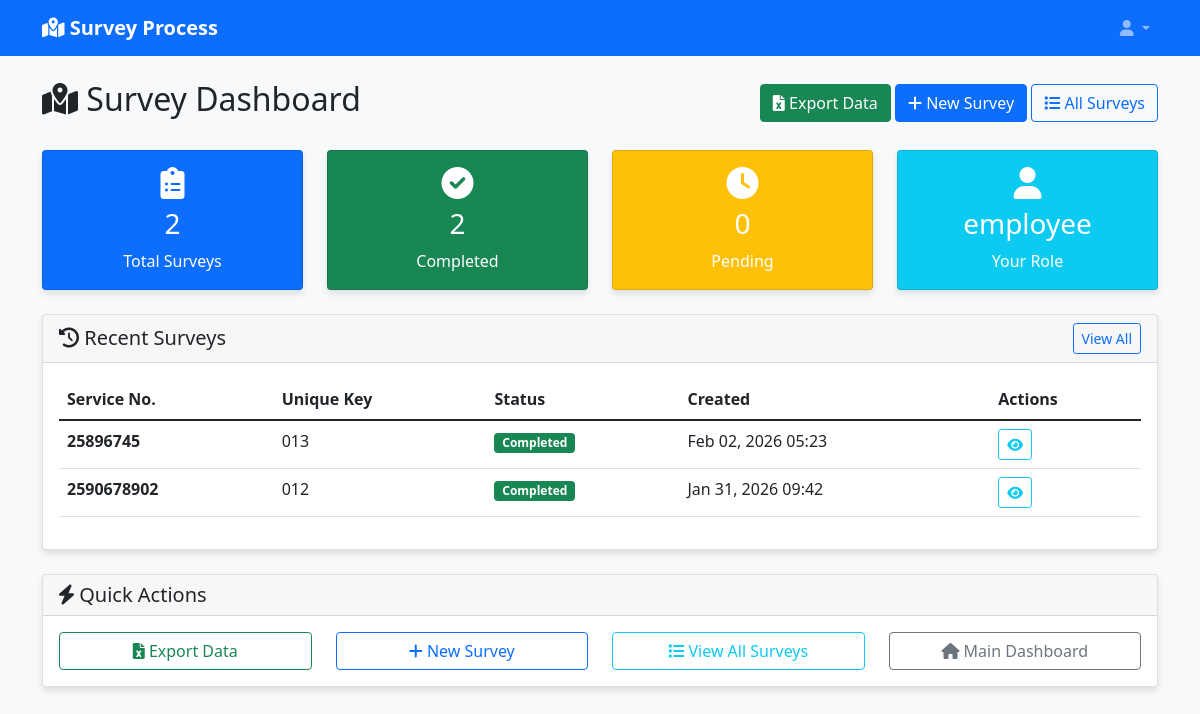
/survey/ (signed in), run on an earlier commit of the app's database.
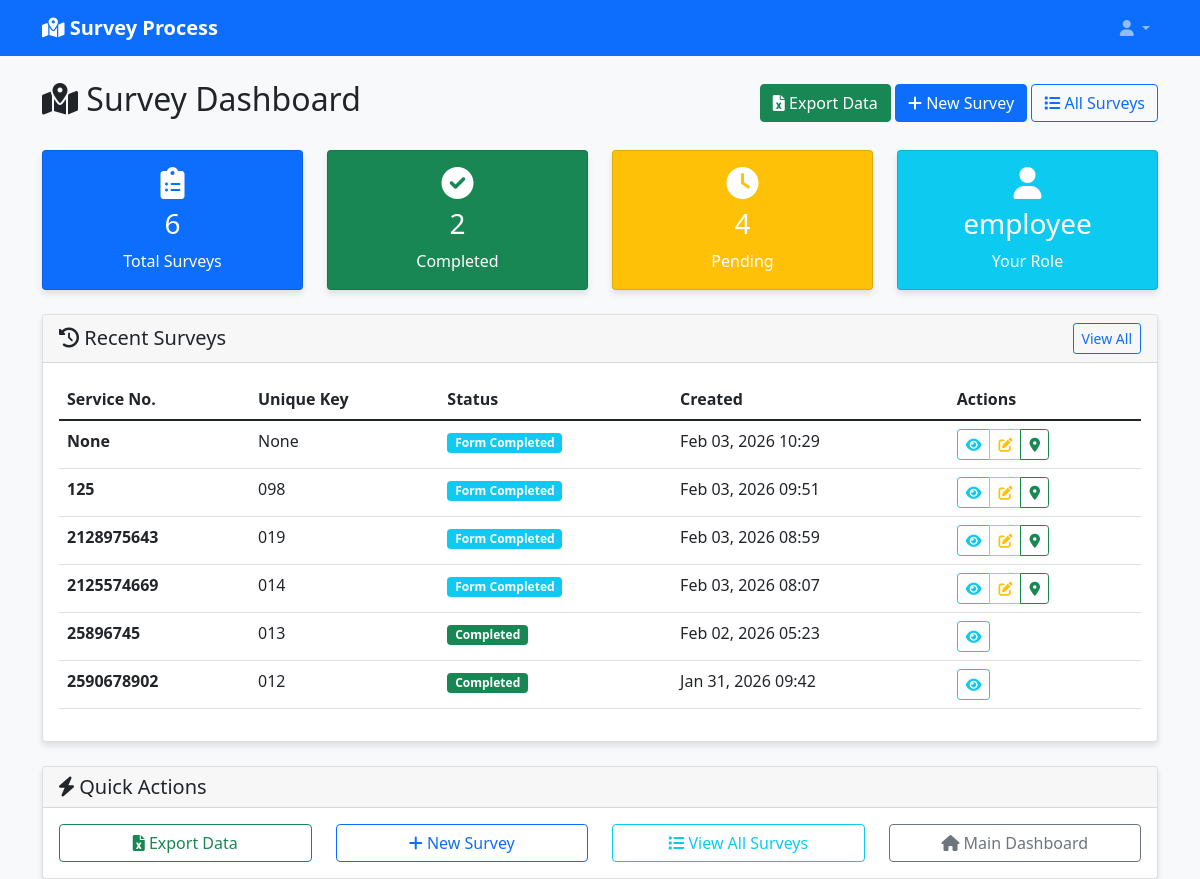
And on a later commit of the database.
### users/models.py (models this page shows, shortened)
class CustomUser(AbstractUser):
    emp_name = models.CharField(max_length=100, verbose_name="Employee Name")
    emp_code = models.CharField(max_length=20, unique=True, verbose_name="Employee Code")
    mobile_no = models.CharField(max_length=15, verbose_name="Mobile Number")
    report_to = models.ForeignKey(
        'self',
        on_delete=models.SET_NULL,
        null=True,
        blank=True,
        verbose_name="Reports To"
    )
    image = models.ImageField(upload_to='user_images/', blank=True, null=True, verbose_name="Profile Image")
    ROLE_CHOICES = [
        ('assistant_project_manager', 'Assistant Project Manager'),
        ('circle_manager', 'Circle Manager'),
        ('team_leader', 'Team Leader'),
        ('back_office_head', 'Back Office Head'),
        ('back_office', 'Back Office'),
        ('accountant', 'Accountant'),
        ('flying_officer_sspl', 'Flying Officer SSPL'),
        ('revenue_officer', 'Revenue Officer'),
        ('zone_commissioner', 'Zone Commissioner'),
        ('revenue_inspector', 'Revenue Inspector'),
        ('surveyor', 'Surveyor'),
        ('tax_collector', 'Tax Collector'),
        ('tele_caller', 'Tele Caller'),
        ('mis', 'MIS'),
        ('counter', 'Counter'),
        ('commissioner', 'Commissioner'),
        ('oswal', 'Oswal'),
        ('ulb_admin', 'ULB Admin'),
        ('qr_installer', 'QR Installer'),
        ('dc_revenue_first', 'DC Revenue First'),
        ('ro_revenue_first', 'RO Revenue First'),
        ('testt', 'TESTT'),
    ]
    role = models.CharField(
        max_length=30,
        choices=ROLE_CHOICES,
        default='back_office',
        verbose_name="Role"
    )
    first_name = models.CharField(max_length=30, blank=False)
    last_name = models.CharField(max_length=30, blank=False)
    email = models.EmailField(unique=True, blank=False)
    class Meta:
        verbose_name = "User"
        verbose_name_plural = "Users"

### survey_process/models.py (models this page shows, shortened)
class Survey(models.Model):
    SURVEY_STATUS_CHOICES = [
        ('draft', 'Draft'),
        ('form_completed', 'Form Completed'),
        ('geotagged', 'Geotagged'),
        ('completed', 'Completed'),
        ('verified', 'Verified'),
        ('rejected', 'Rejected'),
    ]
    survey_id = models.UUIDField(default=uuid.uuid4, editable=False, unique=True)
    survey_number = models.CharField(max_length=50, unique=True, blank=True, null=True, verbose_name="Survey Number")
    service_no = models.CharField(max_length=50, blank=True, null=True, verbose_name="Service Number")
    unique_key = models.CharField(max_length=100, blank=True, null=True, verbose_name="Unique Key")
    status = models.CharField(max_length=20, choices=SURVEY_STATUS_CHOICES, default='draft')
    surveyor = models.ForeignKey(User, on_delete=models.CASCADE, related_name='surveys')
    created_at = models.DateTimeField(auto_now_add=True)
    updated_at = models.DateTimeField(auto_now=True)
    completed_at = models.DateTimeField(null=True, blank=True)
    TAX_PAID_CHOICES = [
        ('', 'Select Tax Status'),
        ('yes', 'Yes'),
        ('no', 'No'),
        ('partial', 'Partial'),
    ]
    ONE_TIME_PAID_CHOICES = [
        ('', 'Select One Time Payment'),
        ('yes', 'Yes'),
        ('no', 'No'),
    ]
    tax_paid = models.CharField(max_length=10, choices=TAX_PAID_CHOICES, blank=True)
    one_time_paid = models.CharField(max_length=10, choices=ONE_TIME_PAID_CHOICES, blank=True)
    MULTI_STORAGE_CHOICES = [
        ('', 'Select Multi Storage'),
        ('yes', 'Yes'),
        ('no', 'No'),
    ]
    EX_PARTY_CHOICES = [
        ('', 'Select Ex Party'),
        ('yes', 'Yes'),
        ('no', 'No'),
    ]
    multi_storage_complex = models.CharField(max_length=10, choices=MULTI_STORAGE_CHOICES, blank=True)
    is_ex_party = models.CharField(max_length=10, choices=EX_PARTY_CHOICES, blank=True)
    surveyor_notes = models.TextField(blank=True, verbose_name="Surveyor Notes")
    verification_notes = models.TextField(blank=True, verbose_name="Verification Notes")
    class Meta:
        verbose_name = "Survey"
        verbose_name_plural = "Surveys"
        ordering = ['-created_at']

### survey_process/views.py (the view)
# urls.py: path('', views.survey_dashboard, name='dashboard'),
@login_required
def survey_dashboard(request):
    allowed_roles = ['tax_collector', 'surveyor', 'revenue_inspector', 'commissioner', 'zone_commissioner']
    if request.user.role not in allowed_roles and not request.user.is_staff:
        messages.error(request, 'You do not have permission to access the survey module.')
        return redirect('dashboard')
    user_surveys = Survey.objects.filter(surveyor=request.user).order_by('-created_at')[:10]
    total_surveys = Survey.objects.filter(surveyor=request.user).count()
    completed_surveys = Survey.objects.filter(surveyor=request.user, status='completed').count()
    pending_surveys = Survey.objects.filter(surveyor=request.user, status__in=['draft', 'form_completed', 'geotagged']).count()
    context = {
        'user_surveys': user_surveys,
        'total_surveys': total_surveys,
        'completed_surveys': completed_surveys,
        'pending_surveys': pending_surveys,
    }
    return render(request, 'survey_process/dashboard.html', context)

### survey_process/templates/survey_process/dashboard.html (shortened to what this page needs)
{% extends 'survey_process/base.html' %}
{% block content %}
<div class="row">
    <div class="col-12">
        <div class="d-flex justify-content-between align-items-center mb-4">
            <h2><i class="fas fa-map-marked-alt"></i> Survey Dashboard</h2>
            <div>
                <a href="{% url 'survey_process:export_survey_data' %}" class="btn btn-success">
                    <i class="fas fa-file-excel"></i> Export Data
                </a>
                <a href="{% url 'survey_process:create_survey' %}" class="btn btn-primary">
                    <i class="fas fa-plus"></i> New Survey
                </a>
                <a href="{% url 'survey_process:survey_list' %}" class="btn btn-outline-primary">
                    <i class="fas fa-list"></i> All Surveys
                </a>
            </div>
        </div>
    </div>
</div>
<div class="row mb-4">
    <div class="col-md-3">
        <div class="card bg-primary text-white">
            <div class="card-body text-center">
                <i class="fas fa-clipboard-list fa-2x mb-2"></i>
                <h3>{{ total_surveys }}</h3>
                <p class="mb-0">Total Surveys</p>
            </div>
        </div>
    </div>
    <div class="col-md-3">
        <div class="card bg-success text-white">
            <div class="card-body text-center">
                <i class="fas fa-check-circle fa-2x mb-2"></i>
                <h3>{{ completed_surveys }}</h3>
                <p class="mb-0">Completed</p>
            </div>
        </div>
    </div>
    <div class="col-md-3">
        <div class="card bg-warning text-white">
            <div class="card-body text-center">
                <i class="fas fa-clock fa-2x mb-2"></i>
                <h3>{{ pending_surveys }}</h3>
                <p class="mb-0">Pending</p>
            </div>
        </div>
    </div>
    <div class="col-md-3">
        <div class="card bg-info text-white">
            <div class="card-body text-center">
                <i class="fas fa-user fa-2x mb-2"></i>
                <h3>{{ user.get_role_display }}</h3>
                <p class="mb-0">Your Role</p>
            </div>
        </div>
    </div>
</div>
<div class="row">
    <div class="col-12">
        <div class="card">
            <div class="card-header d-flex justify-content-between align-items-center">
                <h5 class="mb-0"><i class="fas fa-history"></i> Recent Surveys</h5>
                <a href="{% url 'survey_process:survey_list' %}" class="btn btn-sm btn-outline-primary">View All</a>
            </div>
            <div class="card-body">
                {% if user_surveys %}
                    <div class="table-responsive">
                        <table class="table table-hover">
                            <thead>
                                <tr>
                                    <th>Service No.</th>
                                    <th>Unique Key</th>
                                    <th>Status</th>
                                    <th>Created</th>
                                    <th>Actions</th>
                                </tr>
                            </thead>
                            <tbody>
                                {% for survey in user_surveys %}
                                <tr>
                                    <td><strong>{{ survey.service_no }}</strong></td>
                                    <td>{{ survey.unique_key }}</td>
                                    <td>
                                        {% if survey.status == 'completed' %}
                                            <span class="badge bg-success">{{ survey.get_status_display }}</span>
                                        {% elif survey.status == 'draft' %}
                                            <span class="badge bg-secondary">{{ survey.get_status_display }}</span>
                                        {% elif survey.status == 'form_completed' %}
                                            <span class="badge bg-info">{{ survey.get_status_display }}</span>
                                        {% elif survey.status == 'geotagged' %}
                                            <span class="badge bg-warning">{{ survey.get_status_display }}</span>
                                        {% else %}
                                            <span class="badge bg-primary">{{ survey.get_status_display }}</span>
                                        {% endif %}
                                    </td>
                                    <td>{{ survey.created_at|date:"M d, Y H:i" }}</td>
                                    <td>
                                        <div class="btn-group" role="group">
                                            <a href="{% url 'survey_process:survey_detail' survey.id %}"
                                               class="btn btn-sm btn-outline-info" title="View Details">
                                                <i class="fas fa-eye"></i>
                                            </a>
                                            {% if survey.status != 'completed' %}
                                                {% if survey.status == 'draft' or survey.status == 'form_completed' %}
                                                    <a href="{% url 'survey_process:survey_form_edit' survey.id %}"
                                                       class="btn btn-sm btn-outline-warning" title="Edit Form">
                                                        <i class="fas fa-edit"></i>
                                                    </a>
                                                {% endif %}
                                                <a href="{% url 'survey_process:survey_geotagging' survey.id %}"
                                                   class="btn btn-sm btn-outline-success" title="Geotagging">
                                                    <i class="fas fa-map-marker-alt"></i>
                                                </a>
                                            {% endif %}
                                        </div>
                                    </td>
                                </tr>
                                {% endfor %}
                            </tbody>
                        </table>
                    </div>
                {% endif %}
            </div>
        </div>
    </div>
</div>
<div class="row mt-4">
    <div class="col-12">
        <div class="card">
            <div class="card-header">
                <h5 class="mb-0"><i class="fas fa-bolt"></i> Quick Actions</h5>
            </div>
            <div class="card-body">
                <div class="row">
                    <div class="col-md-3">
                        <div class="d-grid">
                            <a href="{% url 'survey_process:export_survey_data' %}" class="btn btn-outline-success">
                                <i class="fas fa-file-excel"></i> Export Data
                            </a>
                        </div>
                    </div>
                    <div class="col-md-3">
                        <div class="d-grid">
                            <a href="{% url 'survey_process:create_survey' %}" class="btn btn-outline-primary">
                                <i class="fas fa-plus"></i> New Survey
                            </a>
                        </div>
                    </div>
                    <div class="col-md-3">
                        <div class="d-grid">
                            <a href="{% url 'survey_process:survey_list' %}" class="btn btn-outline-info">
                                <i class="fas fa-list"></i> View All Surveys
                            </a>
                        </div>
                    </div>
                    <div class="col-md-3">
                        <div class="d-grid">
                            <a href="{% url 'dashboard' %}" class="btn btn-outline-secondary">
                                <i class="fas fa-home"></i> Main Dashboard
                            </a>
                        </div>
                    </div>
                </div>
            </div>
        </div>
    </div>
</div>
{% endblock %}

### survey_process/templates/survey_process/base.html (shortened to what this page needs)
<!DOCTYPE html>
<html lang="en">
<head>
    <link href="https://cdn.jsdelivr.net/npm/bootstrap@5.1.3/dist/css/bootstrap.min.css" rel="stylesheet">
    <link rel="stylesheet" href="https://cdnjs.cloudflare.com/ajax/libs/font-awesome/6.0.0/css/all.min.css">
</head>
<body class="bg-light">
    <nav class="navbar navbar-expand-lg navbar-dark bg-primary">
        <div class="container">
            <a class="navbar-brand" href="{% url 'survey_process:dashboard' %}">
                <i class="fas fa-map-marked-alt"></i> Survey Process
            </a>
            <div class="navbar-nav ms-auto">
                {% if user.is_authenticated %}
                    <div class="nav-item dropdown">
                        <a class="nav-link dropdown-toggle" href="#" id="navbarDropdown" role="button" data-bs-toggle="dropdown">
                            <i class="fas fa-user"></i> {{ user.emp_name }}
                        </a>
                    </div>
                {% endif %}
            </div>
        </div>
    </nav>
    <div class="container mt-4">
        {% block content %}
        {% endblock %}
    </div>
</body>
</html>

### survey_process/templates/survey_process/base.html (style rules this page uses)
.navbar-brand { font-weight: bold; }
.card { box-shadow: 0 4px 6px rgba(0, 0, 0, 0.1); }

What changed in the data, as far as the page shows it:
added Survey: service_no "None", unique_key "None", status "Form Completed", created_at "Feb 03, 2026 10:29"
added Survey: service_no "125", unique_key "098", status "Form Completed", created_at "Feb 03, 2026 09:51"
added Survey: service_no "2128975643", unique_key "019", status "Form Completed", created_at "Feb 03, 2026 08:59"
added Survey: service_no "2125574669", unique_key "014", status "Form Completed", created_at "Feb 03, 2026 08:07"
Also different on the page:
{{ total_surveys }}: "2" → "6"
{{ pending_surveys }}: "0" → "4"
